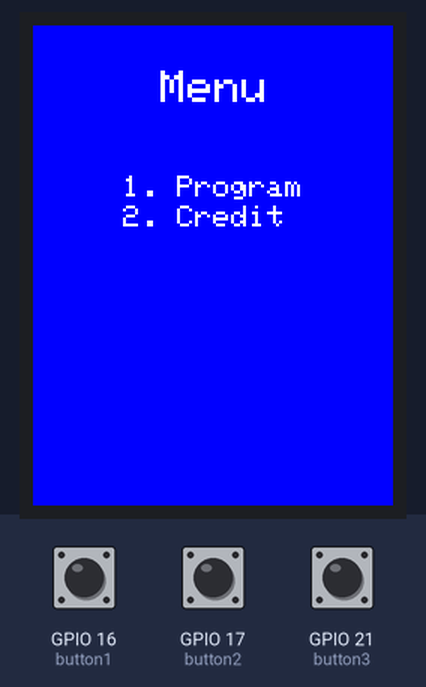
Bench run of a sketch on a simulated ESP32. Shown: 240×320 colour display. The inputs (shaded band) are chosen by the test bench; at power-on: GPIO 17 (button2) HIGH, GPIO 16 (button1) HIGH, GPIO 21 (button3) HIGH.

Above: at 1.4 s.
1.5 s: GPIO 17 (button2) pulled LOW for 0.15 s
At 2.14 s:
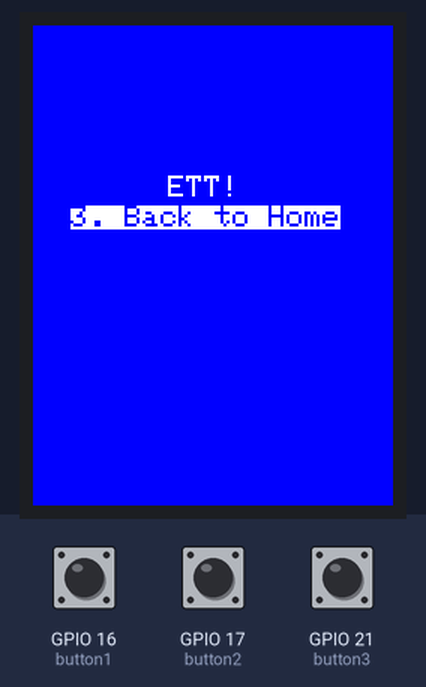
2.2 s: GPIO 16 (button1) pulled LOW for 0.15 s
At 3.3 s:
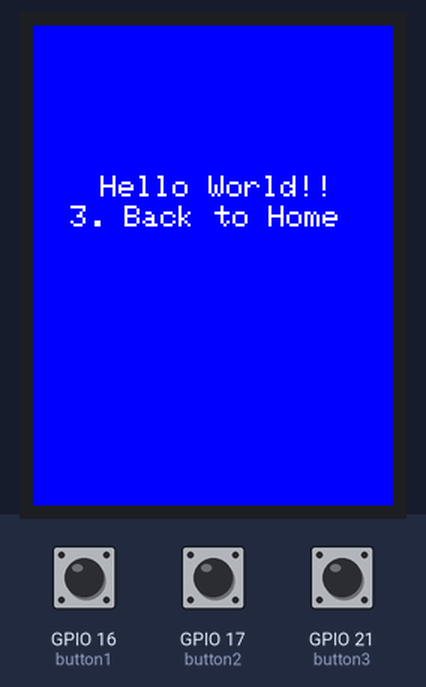
4.1 s: GPIO 21 (button3) pulled LOW for 1 s
At 6.0 s:
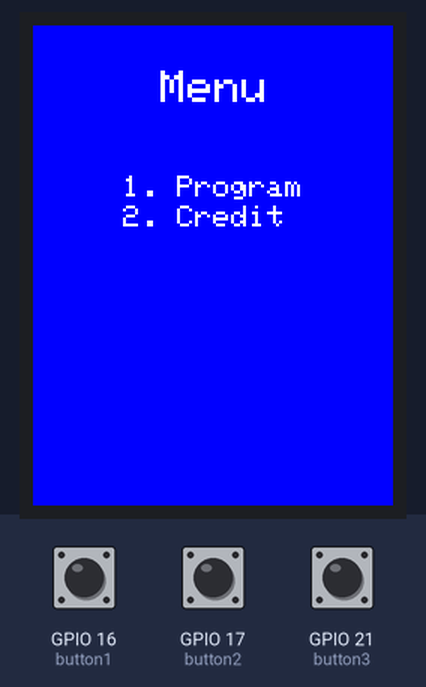
6.7 s: GPIO 17 (button2) pulled LOW for 1 s
At 7.14 s:
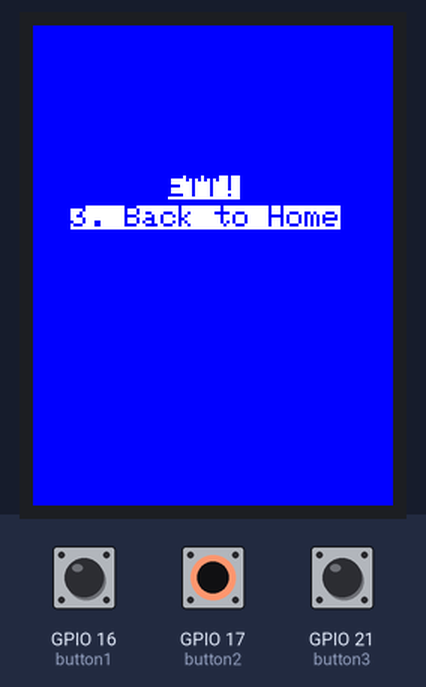
8.3 s: GPIO 16 (button1) pulled LOW for 1 s
At 10.6 s:
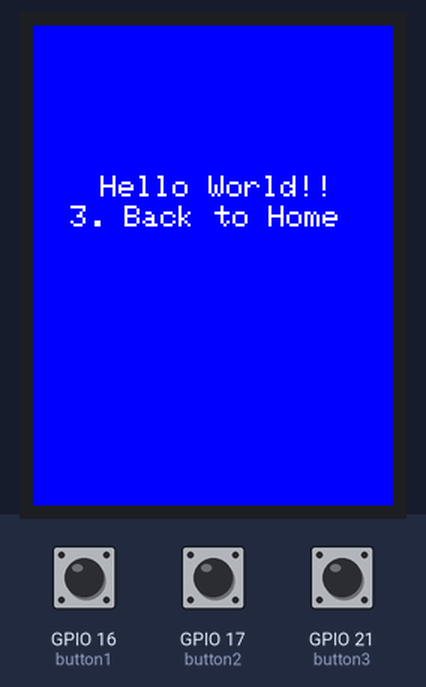
11.1 s: GPIO 16 (button1) pulled LOW for 3.2 s
Timing chart, 0 to 14.1 s (numbered marks = the images above; inputs shaded):
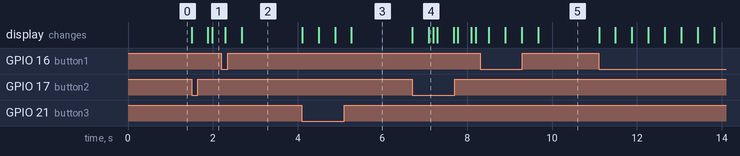

The sketch:

20_2.ino
```cpp
#include <TFT_eSPI.h>
#define button1 16
#define button2 17
#define button3 21
TFT_eSPI tft = TFT_eSPI();
int choice = 3;
void home(){
  tft.setTextColor(TFT_WHITE, TFT_BLUE);
  tft.setTextSize(3);
  tft.setCursor(85,30);
  tft.println("Menu");
  tft.setTextSize(2);
  tft.setCursor(60, 100);
  tft.println("1. Program");
  tft.setCursor(60, 120);
  tft.println("2. Credit");
}
void program(){
  tft.setTextSize(2);
  tft.setTextColor(TFT_WHITE, TFT_BLUE);
  tft.setCursor(45, 100);
  tft.println("Hello World!!");
  tft.setCursor(25, 120);
  tft.println("3. Back to Home");
}
void credit(){
  tft.setTextSize(2);
  tft.setTextColor(TFT_BLUE, TFT_WHITE);
  tft.setCursor(90, 100);
  tft.println("ETT!");
  tft.setCursor(25, 120);
  tft.println("3. Back to Home");
  delay(100);
  tft.setTextColor(TFT_WHITE, TFT_BLUE);
  tft.setCursor(90, 100);
  tft.println("ETT!");
  delay(100);
}
void setup(void){
  Serial.begin(115200);
  pinMode(button1, INPUT);
  pinMode(button2, INPUT);
  pinMode(button2, INPUT);
  tft.begin();
  tft.fillScreen(TFT_BLUE);
  home();
}
void loop(){
  if(!digitalRead(button1)){
    tft.fillScreen(TFT_BLUE);
    choice = 1;
    delay(300);
  }
  if(!digitalRead(button2)){
    tft.fillScreen(TFT_BLUE);
    choice = 2;
    delay(300);
  }
  if(!digitalRead(button3)){
    tft.fillScreen(TFT_BLUE);
    choice = 3;
    delay(300);
  }
  if(choice == 1){
    program();
  }else if(choice == 2){
    credit();
  }else{
    home();
  }
}
```

Measured:
- after the input at 1.5 s, the display: first changes at once (image 1 shows a later state)
- after the input at 2.2 s, the display: first changes after 0.10 s (image 2 shows a later state)
- after the input at 4.1 s, the display: first changes at once (image 3 shows a later state)
- after the input at 6.7 s, the display: first changes at once (image 4 shows a later state)
- after the input at 8.3 s, the display: first changes after 0.21 s (image 5 shows a later state)
